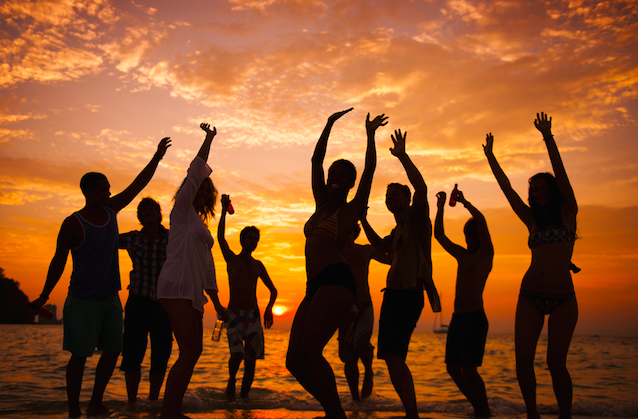
#> input picture src/peopel.png, 638 x 419 px
$ jupyter execute lesson1.ipynb
#> lines starting #> are read from the running program, lines starting #| are printed output that depends on the picture
# پردازش تصویر با استفاده از OpenCV و Matplotlib

این پروژه مثالی برای بارگذاری، نمایش و ذخیره تصاویر با استفاده از OpenCV و matplotlib در زبان پایتون ارائه می‌دهد.

## پیش‌نیازها

برای اجرای این کد، به نصب کتابخانه‌های زیر نیاز خواهید داشت:
- OpenCV: برای بارگذاری، نمایش و ذخیره تصاویر
- Matplotlib: برای نمایش تصاویر و رسم خطوط روی آنها

برای نصب این کتابخانه‌ها:
```bash
pip install opencv-python
```

[cell 1]
import cv2 as cv

### 1. بارگذاری تصویر
در این بخش، تصویر به فرمت خاکستری از مسیر مشخص‌شده بارگذاری می‌شود:

[cell 2]
# IMREAD_GRAYSCALE or 0: gray scale
# IMREAD_COLOR or 1: BGR(inverse RGB)
# IMREAD_UNCHANGED or -1: BGRA(inverse RGBA)

img = cv.imread('../src/peopel.png', cv.IMREAD_GRAYSCALE)
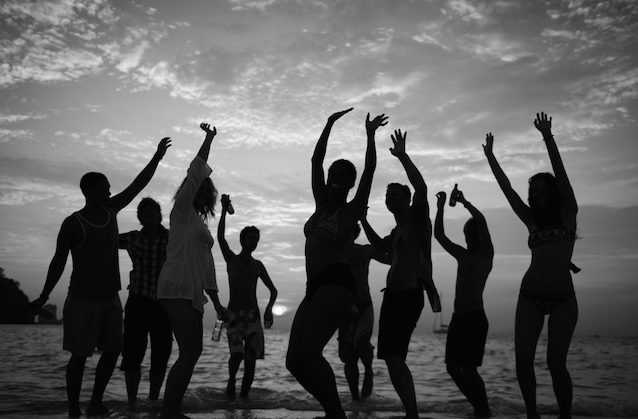
#> img: shape (419, 638); min 2, max 255, mean 95.7

### 2. نمایش تصویر با OpenCV
برای نمایش تصویر در یک پنجره با OpenCV از `cv.imshow()` استفاده شده و منتظر می‌ماند تا کاربر کلیدی را فشار دهد:

[cell 3]
cv.imshow('IMAGE', img)
cv.waitKey(0) # wait for the click
cv.destroyAllWindows() # close all windows after clicking

### 3. ذخیره تصویر پردازش شده
تصویر خاکستری با استفاده از `cv.imwrite()` در یک فایل جدید ذخیره می‌شود:

[cell 4]
cv.imwrite('../src/final_people.png', img)
#> Out = True

برای نصب matplotlib:
```bash
pip install matplotlib
```

[cell 5]
from matplotlib import pyplot as plt

### 4. نمایش تصویر با Matplotlib
در این بخش، تصویر با استفاده از کتابخانه matplotlib نمایش داده می‌شود. در این قسمت محورها حذف شده‌اند تا تمرکز بر روی خود تصویر باشد:

[cell 6]
plt.imshow(img, interpolation='bicubic')
plt.xticks([]), plt.yticks([])
plt.show()

### 5. رسم خط روی تصویر
در این قسمت خطی قرمز با عرض 5 پیکسل به عنوان مثال روی تصویر کشیده شده است:

[cell 7]
plt.imshow(img, interpolation='bicubic')
plt.xticks([]), plt.yticks([])
plt.plot([100,100], [100,200], 'r', linewidth=5)
plt.show()
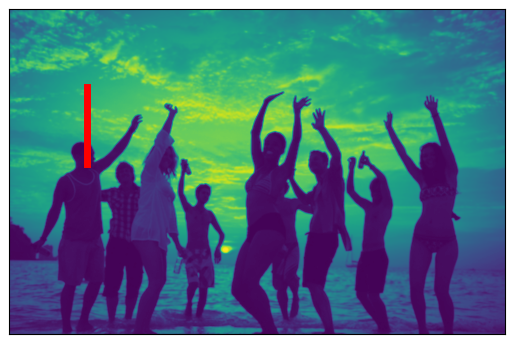
#> figure drawn by matplotlib, 1 panel
